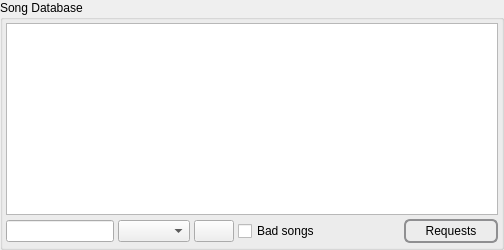
             <widget class="QFrame" name="frameDb">
              <property name="sizePolicy">
               <sizepolicy hsizetype="Preferred" vsizetype="Preferred">
                <horstretch>0</horstretch>
                <verstretch>0</verstretch>
               </sizepolicy>
              </property>
              <property name="frameShape">
               <enum>QFrame::NoFrame</enum>
              </property>
              <property name="frameShadow">
               <enum>QFrame::Plain</enum>
              </property>
              <layout class="QHBoxLayout" name="horizontalLayout_8">
               <property name="spacing">
                <number>3</number>
               </property>
               <property name="leftMargin">
                <number>0</number>
               </property>
               <property name="topMargin">
                <number>0</number>
               </property>
               <property name="rightMargin">
                <number>0</number>
               </property>
               <property name="bottomMargin">
                <number>0</number>
               </property>
               <item>
                <widget class="QGroupBox" name="dbgroupBox_2">
                 <property name="sizePolicy">
                  <sizepolicy hsizetype="Expanding" vsizetype="Preferred">
                   <horstretch>0</horstretch>
                   <verstretch>0</verstretch>
                  </sizepolicy>
                 </property>
                 <property name="title">
                  <string>Song Database</string>
                 </property>
                 <layout class="QVBoxLayout" name="verticalLayout_12">
                  <property name="spacing">
                   <number>4</number>
                  </property>
                  <property name="leftMargin">
                   <number>3</number>
                  </property>
                  <property name="topMargin">
                   <number>3</number>
                  </property>
                  <property name="rightMargin">
                   <number>3</number>
                  </property>
                  <property name="bottomMargin">
                   <number>4</number>
                  </property>
                  <item>
                   <widget class="QTableView" name="tableViewDB">
                    <property name="sizePolicy">
                     <sizepolicy hsizetype="Expanding" vsizetype="MinimumExpanding">
                      <horstretch>0</horstretch>
                      <verstretch>0</verstretch>
                     </sizepolicy>
                    </property>
                    <property name="contextMenuPolicy">
                     <enum>Qt::CustomContextMenu</enum>
                    </property>
                    <property name="editTriggers">
                     <set>QAbstractItemView::NoEditTriggers</set>
                    </property>
                    <property name="dragDropMode">
                     <enum>QAbstractItemView::DragOnly</enum>
                    </property>
                    <property name="alternatingRowColors">
                     <bool>true</bool>
                    </property>
                    <property name="selectionMode">
                     <enum>QAbstractItemView::SingleSelection</enum>
                    </property>
                    <property name="selectionBehavior">
                     <enum>QAbstractItemView::SelectRows</enum>
                    </property>
                    <property name="sortingEnabled">
                     <bool>true</bool>
                    </property>
                    <attribute name="horizontalHeaderMinimumSectionSize">
                     <number>10</number>
                    </attribute>
                    <attribute name="horizontalHeaderDefaultSectionSize">
                     <number>10</number>
                    </attribute>
                    <attribute name="horizontalHeaderShowSortIndicator" stdset="0">
                     <bool>true</bool>
                    </attribute>
                    <attribute name="verticalHeaderVisible">
                     <bool>false</bool>
                    </attribute>
                   </widget>
                  </item>
                  <item>
                   <layout class="QHBoxLayout" name="horizontalLayout_9">
                    <property name="spacing">
                     <number>4</number>
                    </property>
                    <item>
                     <widget class="CustomLineEdit" name="lineEdit"/>
                    </item>
                    <item>
                     <widget class="QComboBox" name="comboBoxSearchType"/>
                    </item>
                    <item>
                     <widget class="QPushButton" name="pushButton">
                      <property name="focusPolicy">
                       <enum>Qt::NoFocus</enum>
                      </property>
                      <property name="toolTip">
                       <string>Search</string>
                      </property>
                      <property name="text">
                       <string/>
                      </property>
                      <property name="icon">
                       <iconset theme="edit-find">
                        <normaloff>.</normaloff>.</iconset>
                      </property>
                      <property name="iconSize">
                       <size>
                        <width>32</width>
                        <height>32</height>
                       </size>
                      </property>
                      <property name="flat">
                       <bool>false</bool>
                      </property>
                     </widget>
                    </item>
                    <item>
                     <widget class="QCheckBox" name="cbxShowBadSongs">
                      <property name="focusPolicy">
                       <enum>Qt::NoFocus</enum>
                      </property>
                      <property name="toolTip">
                       <string>Show only the songs marked bad, so they can be checked, unmarked, or deleted. Songs marked bad are hidden from the library, from singer requests, and from printed songbooks.</string>
                      </property>
                      <property name="text">
                       <string>Bad songs</string>
                      </property>
                     </widget>
                    </item>
                    <item>
                     <spacer name="horizontalSpacerRequests">
                      <property name="orientation">
                       <enum>Qt::Horizontal</enum>
                      </property>
                      <property name="sizeType">
                       <enum>QSizePolicy::Minimum</enum>
                      </property>
                      <property name="sizeHint" stdset="0">
                       <size>
                        <width>80</width>
                        <height>20</height>
                       </size>
                      </property>
                     </spacer>
                    </item>
                    <item>
                     <widget class="QPushButton" name="pushButtonIncomingRequests">
                      <property name="toolTip">
                       <string>Open the incoming requests dialog</string>
                      </property>
                      <property name="styleSheet">
                       <string notr="true">QPushButton {
    border: 2px solid #8f8f91;
    border-radius: 6px;
    background-color: qlineargradient(x1: 0, y1: 0, x2: 0, y2: 1,
                                      stop: 0 #f6f7fa, stop: 1 #dadbde);
    min-width: 80px;
    padding-left: 5px;
    padding-right: 5px;
    padding-top: 3px;
    padding-bottom: 3px;
}

QPushButton:pressed {
    background-color: qlineargradient(x1: 0, y1: 0, x2: 0, y2: 1,
                                      stop: 0 #dadbde, stop: 1 #f6f7fa);
}

QPushButton:flat {
    border: none; /* no border for a flat push button */
}

QPushButton:default {
    border-color: navy; /* make the default button prominent */
}</string>
                      </property>
                      <property name="text">
                       <string>Requests</string>
                      </property>
                     </widget>
                    </item>
                   </layout>
                  </item>
                 </layout>
                </widget>
               </item>
              </layout>
             </widget>
